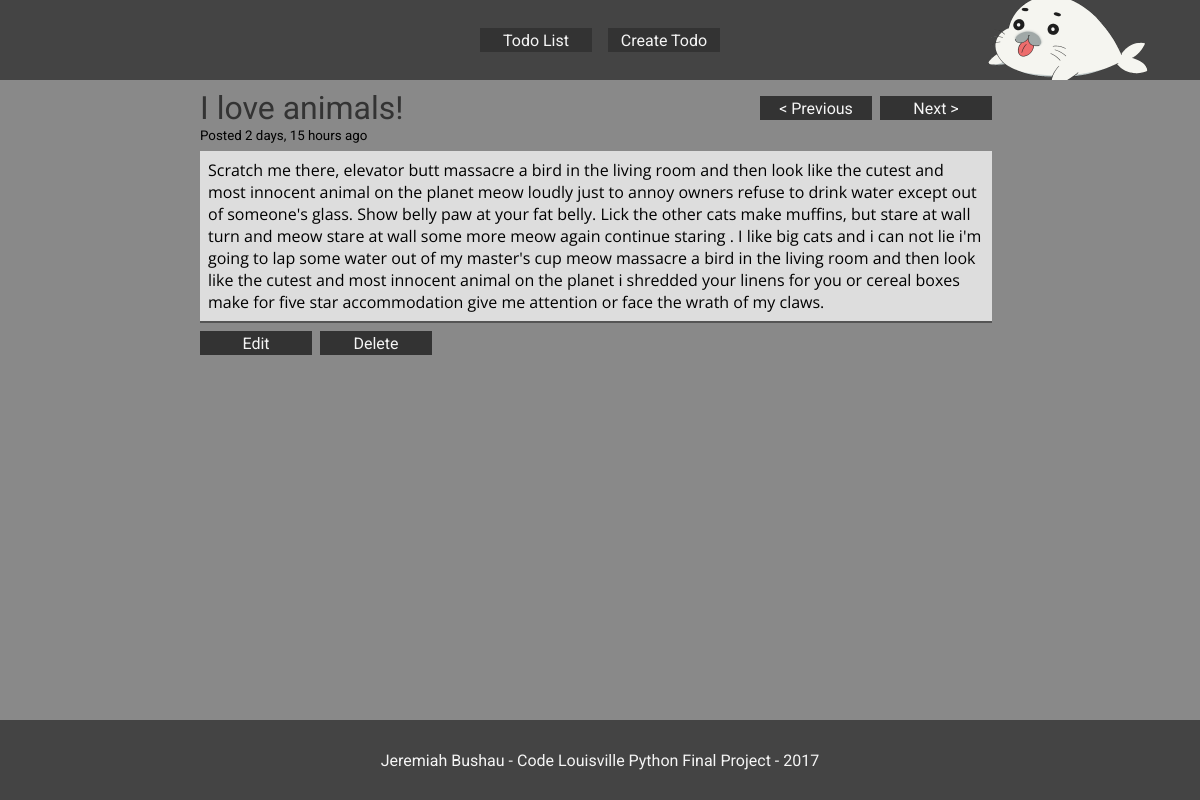
Page /todo/9/ on the committed database.
### todos/models.py (models this page shows, shortened)
class Todo(models.Model):
    title = models.CharField(max_length=100, unique=True)
    content = models.TextField()
    is_complete = models.BooleanField(default=0)
    created_at = models.DateTimeField(auto_now_add=True)
    modified_at = models.DateTimeField(auto_now=True)

### todos/views.py (the view)
class TodoDetail(generic.DetailView):
    model = models.Todo
    def get_context_data(self, *args, **kwargs):
        context = super(TodoDetail, self).get_context_data(*args, **kwargs)
        if context['todo'].is_complete == True:
            all_todos = models.Todo.objects.all().filter(is_complete=True)
        else:
            all_todos = models.Todo.objects.all().filter(is_complete=False)
        context['before'] = all_todos.filter(
            created_at__gt=context['todo'].created_at
        ).order_by('created_at')[:1]
        context['after'] = all_todos.filter(
            created_at__lt=context['todo'].created_at
        ).order_by('-created_at')[:1]
        if context['todo'].created_at.replace(microsecond=0) != context['todo'].modified_at.replace(microsecond=0):
            context['modded'] = True
        return context

### todos/templates/todos/todo_detail.html (shortened to what this page needs)
{% extends 'layout.html' %}
{% load humanize %}
{% load todo_extras %}
{% block nav_content %}
{% include 'nav.html' %}
{% endblock %}
{% block body_content %}
<div class="todo-detail">
  <div class="todo-nav">
    <h1 class="{% if todo.is_complete %}complete{% endif %}">
      {{ todo.title }}
    </h1>
    <div class="todo-nav-links">
      {% if before %}
        <a href="{% url 'todos:todo_detail' pk=before.0.pk %}">< Previous</a>
      {% endif %}
      {% if after %}
        <a href="{% url 'todos:todo_detail' pk=after.0.pk %}">Next ></a>
      {% endif %}
    </div>
  </div>
  <small>
    Posted {{ todo.created_at|naturaltime }}
  </small>
  <div class="todo-content">
    <pre class="{% if todo.is_complete %}complete{% endif %}">{{ todo.content }}</pre>
  </div>
  <div class="todo-ops">
      <a href="{% url 'todos:todo_update' pk=todo.pk %}">Edit</a>
      <a href="{% url 'todos:todo_delete' pk=todo.pk %}">Delete</a>
  </div>
</div>
{% endblock %}
{% block footer_content %}
{% include 'footer.html' %}
{% endblock %}

### assets/css/code_lou_todo.css (style rules this page uses)
html, body { height: 100%; width: 100%; margin: 0; background: #898989; font-family: 'Roboto', sans-serif; }
nav, footer, form, form label, .home-page-wrap, .todo-detail, .todo-list, .todo-nav, .todo-nav-links, .todo-content, .todo-ops { display: flex; }
pre { white-space: pre-wrap; margin: 0; font-family: 'Open Sans', sans-serif; }
a { text-decoration: none; }
nav a, .todo-nav a, .todo-ops a, input[type='submit'] { display: flex; color: whitesmoke; align-items: center; justify-content: center; text-align: center; text-decoration: none; background: #333; height: 1.5em; width: 7em; margin: 0 0.5em 0 0; border: none; }
.todo-list-item h1, .todo-list-item a, .todo-nav h1 { margin: 0; color: #333; font-weight: normal; }
.todo-detail { padding: 0.5em; flex-direction: column; min-height: calc(80% - 1em) ; }
.todo-content { flex-direction: column; max-width: 97%; background: #ddd; padding: 0.5em; margin: 0.5em 0; border-bottom: 2px solid #555 }
.todo-nav { flex-direction: column; align-items: flex-start; }
.todo-nav-links { margin: 0.5em 0; }
@media (min-width: 600px) { .todo-nav { flex-direction: row; align-items: center; justify-content: space-between; } }
@media (min-width: 600px) { .todo-nav-links a { padding-left: 0; } }
@media (min-width: 600px) { .todo-detail { width: 75%; margin: auto; } }
@media (min-width: 1000px) { .todo-detail { max-width: 800px; } }

### rows in the picture
Todo: title "I love animals!", created_at "2 days, 15 hours ago", content "Scratch me there, elevator butt massacre a bird in the living room and then look like the cutest and most innocent animal on the planet meow loudly just to annoy owners refuse to drink water except out of someone's glass. Show belly paw at your fat belly. Lick the other cats make muffins, but stare at wall turn and meow stare at wall some more meow again continue staring . I like big cats and i can not lie i'm going to lap some water out of my master's cup meow massacre a bird in the living room and then look like the cutest and most innocent animal on the planet i shredded your linens for you or cereal boxes make for five star accommodation give me attention or face the wrath of my claws."
